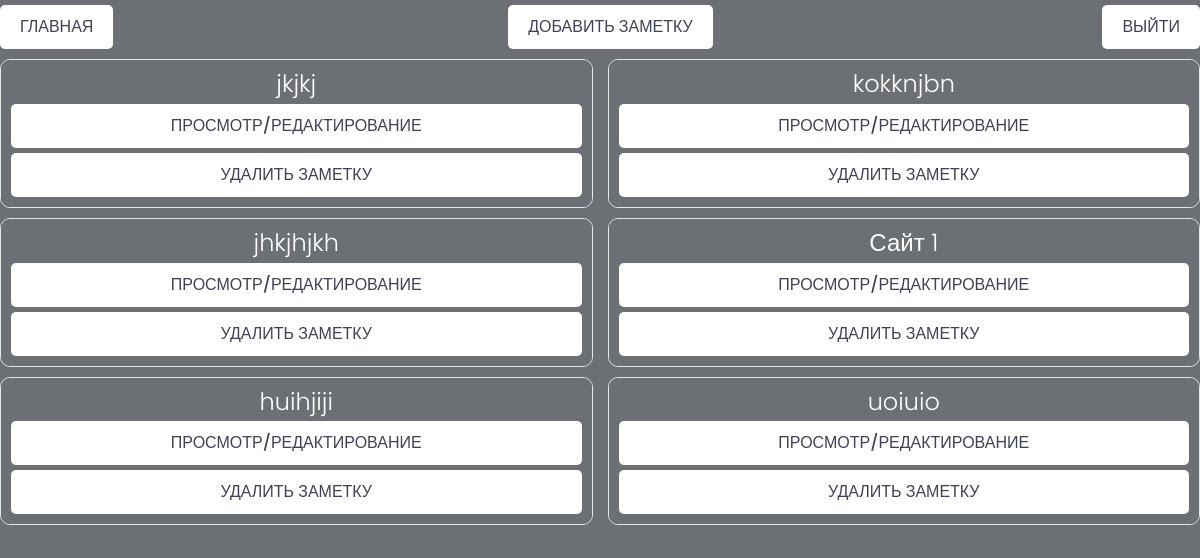
Page / (signed in) on the earlier database version.
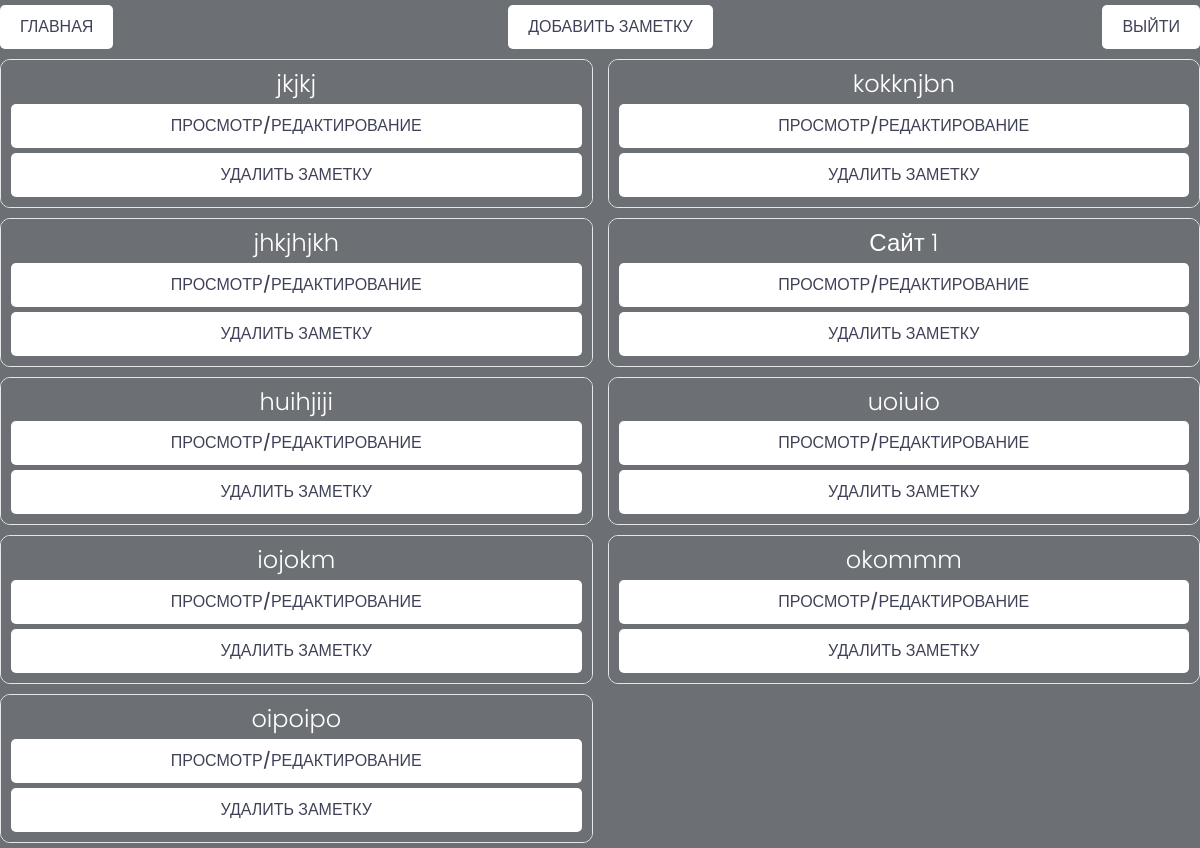
Same page on the later database version.
### bank/models.py (models this page shows, shortened)
class Password(models.Model):
    owner = models.ForeignKey(Profile, on_delete=models.CASCADE)
    title = models.CharField(max_length=200)
    password = models.TextField(max_length=200)

### bank/views.py (the view)
# urls.py: path('', views.bank, name='bank'),
@login_required(login_url="login")
def bank(request):
    prof = request.user.profile
    passwords = prof.password_set.all()
    context = {
        'prof': prof,
        'passwords': passwords,
    }
    return render(request, "bank/index.html", context)

### bank/templates/bank/index.html
{% extends 'bank/base.html' %}
{% load static %}
{% block content %}
{% if passwords %}
<div class="row">
    {% for password in passwords %}
    <div class="col-sm-6 mb-3 mb-sm-0">
        <div class="card">
            <div class="card-body">
                <h5 class="card-title">{{ password.title }}</h5>
                <a href="{% url 'change-key' password.id %}" class="btn btn-primary btnkey simplebtn">ПРОСМОТР/РЕДАКТИРОВАНИЕ</a>
                <a href="{% url 'delete-key' password.id %}" class="btn btn-primary btnkey red delete">УДАЛИТЬ ЗАМЕТКУ</a>
            </div>
        </div>
    </div>
    {% endfor %}
</div>
{% else %}
<h1 class="mb-5 first_text">ДОБАВЬТЕ СВОИ НОВЫЕ ЗАМЕТКИ.</h1>
{% endif %}
{% endblock %}

Differences in the rows shown:
added Password: title "iojokm"
added Password: title "okommm"
added Password: title "oipoipo"
